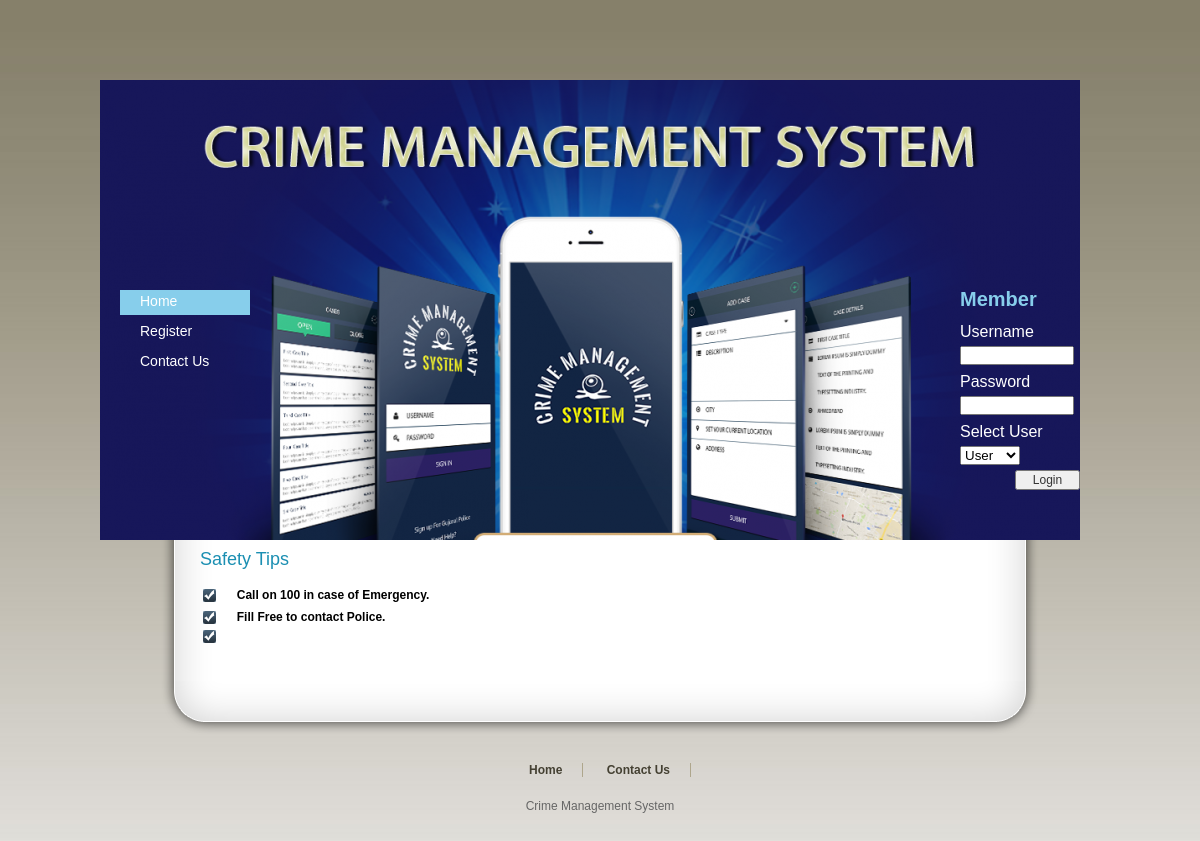
Page /Tips.php on the committed database.
### tables this page shows
CREATE TABLE `tips_tbl` (
  `Tips_Id` int(11) NOT NULL,
  `Tips_Detail` varchar(200) NOT NULL
);

### Tips.php (the view, shortened to what this page needs)
<!DOCTYPE html PUBLIC "-//W3C//DTD XHTML 1.0 Transitional//EN" "http://www.w3.org/TR/xhtml1/DTD/xhtml1-transitional.dtd">
<html xmlns="http://www.w3.org/1999/xhtml">
    <head>
        <link href="templatemo_style.css" rel="stylesheet" type="text/css" />
    </head>
    <body>
        <div id="templatemo_wrapper">
            <?php
            include "Header.php"
            ?>
            <div id="templatemo_content">
                <div class="section_w800">
                    <h2>Safety Tips</h2>
                    <table width="100%" height="33" border="0" bordercolor="#2AA2C7" >
                        <?php
                           $con = mysqli_connect("localhost", "root","","cms");
                        $sql = "select * from Tips_Tbl";
                        $result =   mysqli_query($con,$sql);
                        while ($row = mysqli_fetch_array($result)) {
                            $Detail = $row['Tips_Detail'];
                            ?>
                            <tr>
                                <td width="4%" class="style6"><img src="images/templatemo_list_icon.png" width="13" height="13" /></td>
                                <td width="96%" class="style6"><div align="left" class="style9 style5 style4 style3"><strong><?php echo $Detail; ?></strong></div></td>
                            </tr>
    <?php
}
?>
                    </table>
                    <p>&nbsp;</p>
                </div>
            </div>
<?php
include "Footer.php";
?>
        </div>
    </body>
</html>

### templatemo_style.css (style rules this page uses)
body { margin: 0; padding: 0; line-height: 1.5em; font-family: Arial, Helvetica, sans-serif; font-size: 12px; color: white; background: #666 url(images/templatemo_body.jpg) repeat-x top; }
p { margin: 0px; padding: 0px; line-height:35px; }
img { margin: 0px; padding: 0px; border: none; }
h2 { margin: 0 0 5px 0; padding: 10px 0; font-size: 24px; font-weight: normal; color: #1b8fb2; }
#templatemo_wrapper { width: 1000px; margin: 0 auto; }
#templatemo_content { clear: both; width: 800px; padding: 0 100px; background: url(images/templatemo_content_middle.png) repeat-y center; }
#templatemo_content h2 { font-size: 18px; }
.section_w800 { clear: both; width: 800px; }

### Tips.php (style rules this page uses)
.style3 { color: #000000 }
.style6 { color: #CCCCCC }

### rows in the picture
tips_tbl: Tips_Detail "Call on 100 in case of Emergency."
tips_tbl: Tips_Detail "Fill Free to contact Police."
